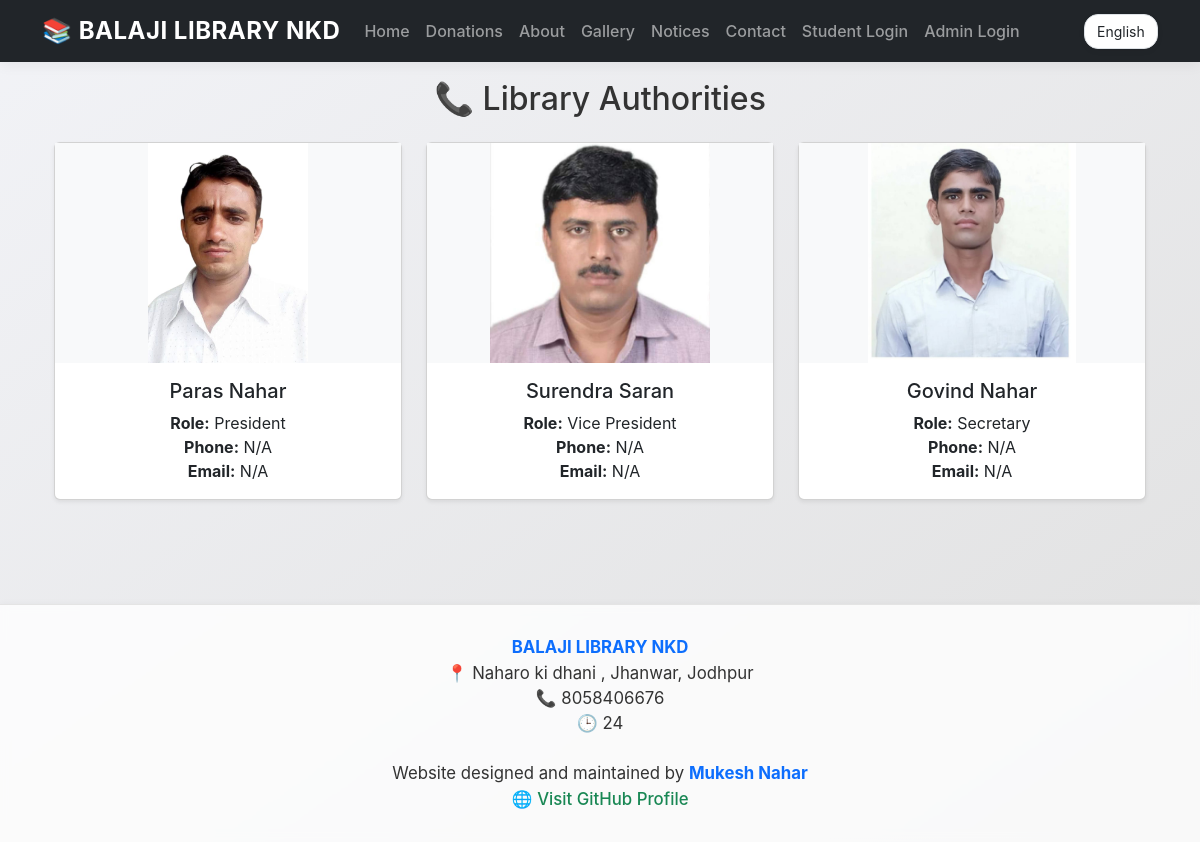
/library-authority, run on the app's committed database.
### tables this page shows
CREATE TABLE settings (
    id INTEGER PRIMARY KEY AUTOINCREMENT,
    total_seats INTEGER DEFAULT 60
, library_name TEXT, library_address TEXT, library_phone TEXT, opening_hours TEXT, about TEXT);

CREATE TABLE authorities (
    id INTEGER PRIMARY KEY AUTOINCREMENT,
    name TEXT NOT NULL,
    role TEXT NOT NULL,
    phone TEXT,
    email TEXT,
    photo TEXT
);

### app.py (the view)
@app.route('/library-authority')
def library_authority():
    conn = sqlite3.connect(DB_PATH)
    conn.row_factory = sqlite3.Row
    cur = conn.cursor()
    cur.execute("SELECT * FROM authorities")
    members = cur.fetchall()
    conn.close()
    return render_template('library_authority.html', title="Library Authority Info", members=members)

### app.py (called while the page is built)
@app.context_processor
def inject_library_settings():
    conn = sqlite3.connect(DB_PATH)
    conn.row_factory = sqlite3.Row
    cur = conn.cursor()
    cur.execute("SELECT * FROM settings LIMIT 1")
    settings = cur.fetchone()
    conn.close()
    return dict(library_settings=settings)

### templates/library_authority.html
{% extends "layout.html" %}
{% block content %}
<div class="container my-4">
  <h2 class="text-center mb-4">📞 Library Authorities</h2>
  <div class="row">
    {% for m in members %}
    <div class="col-md-4 mb-4">
      <div class="card h-100 shadow-sm text-center">
        {% if m['photo'] %}
        <div style="height: 220px; overflow: hidden; display: flex; align-items: center; justify-content: center; background-color: #f8f9fa;">
          <img src="{{ url_for('static', filename='images/' ~ m['photo']) }}"
               style="max-height: 100%; max-width: 100%; object-fit: contain;">
        </div>
        {% endif %}
        <div class="card-body">
          <h5 class="card-title">{{ m['name'] }}</h5>
          <p class="card-text">
            <strong>Role:</strong> {{ m['role'] }}<br>
            <strong>Phone:</strong> {{ m['phone'] or 'N/A' }}<br>
            <strong>Email:</strong> {{ m['email'] or 'N/A' }}
          </p>
        </div>
      </div>
    </div>
    {% endfor %}
  </div>
</div>
{% endblock %}

### templates/layout.html (shortened to what this page needs)
<!DOCTYPE html>
<html lang="en">
<head>
  <link href="https://cdn.jsdelivr.net/npm/bootstrap@5.3.2/dist/css/bootstrap.min.css" rel="stylesheet">
</head>
<body>
<nav class="navbar navbar-expand-lg navbar-dark bg-dark fixed-top">
  <div class="container">
    <a class="navbar-brand fw-bold" href="{{ url_for('index') }}">
      📚 {{ library_settings.library_name or 'Balaji Library' }}
    </a>
    <div class="collapse navbar-collapse" id="navbarNav">
      <ul class="navbar-nav me-auto mb-2 mb-lg-0">
        <li class="nav-item"><a class="nav-link" href="{{ url_for('index') }}">Home</a></li>
        <li class="nav-item"><a class="nav-link" href="{{ url_for('donations') }}"> Donations</a></li>
        <li class="nav-item"><a class="nav-link" href="{{ url_for('about') }}">About</a></li>
        <li class="nav-item"><a class="nav-link" href="{{ url_for('gallery') }}">Gallery</a></li>
        <li class="nav-item"><a class="nav-link" href="{{ url_for('notice_board') }}"> Notices</a></li>
        <li class="nav-item"><a class="nav-link" href="{{ url_for('contact') }}">Contact</a></li>
        {% if session.get('admin') %}
        <li class="nav-item"><a class="nav-link" href="{{ url_for('dashboard') }}">Dashboard</a></li>
        <li class="nav-item"><a class="nav-link" href="{{ url_for('logout') }}">Logout</a></li>
        {% elif session.get('student') %}
        <li class="nav-item"><a class="nav-link" href="{{ url_for('logout') }}">Logout</a></li>
        {% else %}
        <li class="nav-item"><a class="nav-link" href="{{ url_for('student_login') }}">Student Login</a></li>
        <li class="nav-item"><a class="nav-link" href="{{ url_for('admin_login') }}">Admin Login</a></li>
        {% endif %}
      </ul>
      <div class="lang-switcher d-flex align-items-center">
        <form method="POST" action="{{ url_for('set_language') }}">
          <select name="lang" onchange="this.form.submit()" class="form-select form-select-sm">
            <option value="en" {% if session.get('lang') == 'en' %}selected{% endif %}>English</option>
          </select>
        </form>
      </div>
    </div>
  </div>
</nav>
<div class="container" style="margin-top: 80px;">
  {% block content %}
  {% endblock %}
</div>
<footer>
  <strong>{{ library_settings.library_name or 'Balaji Library' }}</strong><br>
  📍 {{ library_settings.library_address or 'Address not set' }}<br>
  📞 {{ library_settings.library_phone or 'Phone not set' }}<br>
  🕒 {{ library_settings.opening_hours or 'Timing not set' }}<br>
  <br>
   Website designed and maintained by <strong>Mukesh Nahar</strong><br>
  🌐 <a href="https://github.com/mu119" target="_blank">Visit GitHub Profile</a>
</footer>
</body>
</html>

### templates/layout.html (style rules this page uses)
body { font-family: "SF Pro Display", -apple-system, BlinkMacSystemFont, "Segoe UI", Roboto, Oxygen, Ubuntu, Cantarell, sans-serif; background: linear-gradient(145deg, #f2f3f7, #e0e0e0); color: #333; }
.navbar { box-shadow: 0 4px 12px rgba(0, 0, 0, 0.05); backdrop-filter: blur(10px); background: rgba(0, 0, 0, 0.8); }
.navbar-brand { font-weight: 700; font-size: 1.5rem; letter-spacing: 0.5px; }
.nav-link { font-weight: 500; padding: 8px 16px; border-radius: 12px; transition: background 0.3s ease; }
.lang-switcher select { border-radius: 14px; padding: 6px 12px; background: #fff; border: 1px solid #dee2e6; box-shadow: 0 2px 6px rgba(0,0,0,0.05); }
.container { animation: fadeIn 0.4s ease-in-out; }
footer { background: rgba(255, 255, 255, 0.8); backdrop-filter: blur(5px); margin-top: 80px; border-top: 1px solid #e4e4e4; box-shadow: 0 -1px 6px rgba(0, 0, 0, 0.03); padding: 30px 0; font-size: 1.05rem; text-align: center; }
footer strong { color: #0d6efd; }
footer a { color: #198754; text-decoration: none; font-weight: 500; }

### data on the page
settings: library_name "BALAJI LIBRARY NKD", library_address "Naharo ki dhani , Jhanwar, Jodhpur", library_phone "8058406676", opening_hours "24"
authorities: photo (picture), name "Paras Nahar", role "President", phone "N/A", email "N/A"
authorities: photo (picture), name "Surendra Saran", role "Vice President", phone "N/A", email "N/A"
authorities: photo (picture), name "Govind Nahar", role "Secretary", phone "N/A", email "N/A"
